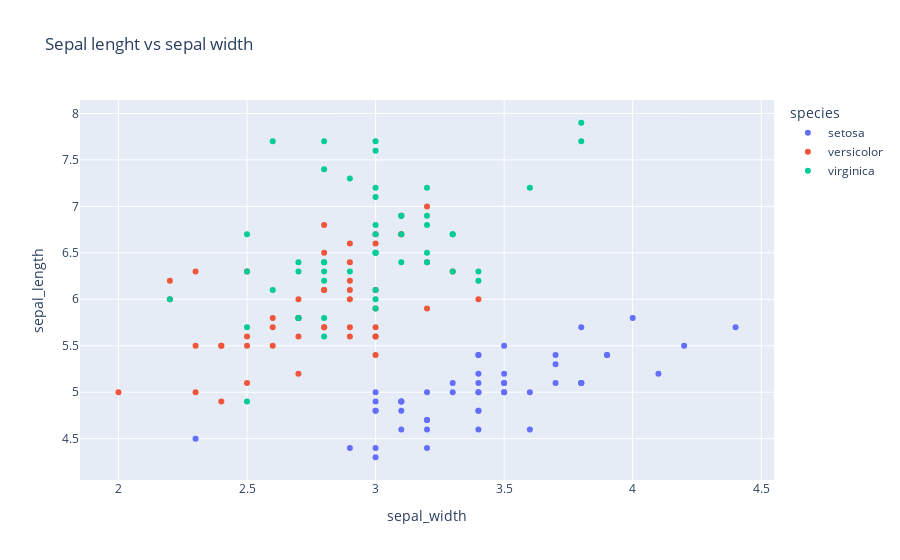

The notebook cell saved with this chart:
### Code cell
iris = px.data.iris()
fig = px.scatter(iris, x="sepal_width" , y = "sepal_length", color ="species",title="Sepal lenght vs sepal width")
fig

### Figure 1 — Plotly figure (JSON) as saved in the notebook; plotly's stock layout.template omitted (floating-point values rounded to 4 significant figures)
{"data": [{"hovertemplate": "species=setosa<br>sepal_width=%{x}<br>sepal_length=%{y}<extra></extra>", "legendgroup": "setosa", "marker": {"color": "#636efa", "symbol": "circle"}, "mode": "markers", "name": "setosa", "orientation": "v", "showlegend": true, "type": "scatter", "x": [3.5, 3, 3.2, 3.1, 3.6, 3.9, 3.4, 3.4, 2.9, 3.1, 3.7, 3.4, 3, 3, 4, 4.4, 3.9, 3.5, 3.8, 3.8, 3.4, 3.7, 3.6, 3.3, 3.4, 3, 3.4, 3.5, 3.4, 3.2, 3.1, 3.4, 4.1, 4.2, 3.1, 3.2, 3.5, 3.1, 3, 3.4, 3.5, 2.3, 3.2, 3.5, 3.8, 3, 3.8, 3.2, 3.7, 3.3], "xaxis": "x", "y": [5.1, 4.9, 4.7, 4.6, 5, 5.4, 4.6, 5, 4.4, 4.9, 5.4, 4.8, 4.8, 4.3, 5.8, 5.7, 5.4, 5.1, 5.7, 5.1, 5.4, 5.1, 4.6, 5.1, 4.8, 5, 5, 5.2, 5.2, 4.7, 4.8, 5.4, 5.2, 5.5, 4.9, 5, 5.5, 4.9, 4.4, 5.1, 5, 4.5, 4.4, 5, 5.1, 4.8, 5.1, 4.6, 5.3, 5], "yaxis": "y"}, {"hovertemplate": "species=versicolor<br>sepal_width=%{x}<br>sepal_length=%{y}<extra></extra>", "legendgroup": "versicolor", "marker": {"color": "#EF553B", "symbol": "circle"}, "mode": "markers", "name": "versicolor", "orientation": "v", "showlegend": true, "type": "scatter", "x": [3.2, 3.2, 3.1, 2.3, 2.8, 2.8, 3.3, 2.4, 2.9, 2.7, 2, 3, 2.2, 2.9, 2.9, 3.1, 3, 2.7, 2.2, 2.5, 3.2, 2.8, 2.5, 2.8, 2.9, 3, 2.8, 3, 2.9, 2.6, 2.4, 2.4, 2.7, 2.7, 3, 3.4, 3.1, 2.3, 3, 2.5, 2.6, 3, 2.6, 2.3, 2.7, 3, 2.9, 2.9, 2.5, 2.8], "xaxis": "x", "y": [7, 6.4, 6.9, 5.5, 6.5, 5.7, 6.3, 4.9, 6.6, 5.2, 5, 5.9, 6, 6.1, 5.6, 6.7, 5.6, 5.8, 6.2, 5.6, 5.9, 6.1, 6.3, 6.1, 6.4, 6.6, 6.8, 6.7, 6, 5.7, 5.5, 5.5, 5.8, 6, 5.4, 6, 6.7, 6.3, 5.6, 5.5, 5.5, 6.1, 5.8, 5, 5.6, 5.7, 5.7, 6.2, 5.1, 5.7], "yaxis": "y"}, {"hovertemplate": "species=virginica<br>sepal_width=%{x}<br>sepal_length=%{y}<extra></extra>", "legendgroup": "virginica", "marker": {"color": "#00cc96", "symbol": "circle"}, "mode": "markers", "name": "virginica", "orientation": "v", "showlegend": true, "type": "scatter", "x": [3.3, 2.7, 3, 2.9, 3, 3, 2.5, 2.9, 2.5, 3.6, 3.2, 2.7, 3, 2.5, 2.8, 3.2, 3, 3.8, 2.6, 2.2, 3.2, 2.8, 2.8, 2.7, 3.3, 3.2, 2.8, 3, 2.8, 3, 2.8, 3.8, 2.8, 2.8, 2.6, 3, 3.4, 3.1, 3, 3.1, 3.1, 3.1, 2.7, 3.2, 3.3, 3, 2.5, 3, 3.4, 3], "xaxis": "x", "y": [6.3, 5.8, 7.1, 6.3, 6.5, 7.6, 4.9, 7.3, 6.7, 7.2, 6.5, 6.4, 6.8, 5.7, 5.8, 6.4, 6.5, 7.7, 7.7, 6, 6.9, 5.6, 7.7, 6.3, 6.7, 7.2, 6.2, 6.1, 6.4, 7.2, 7.4, 7.9, 6.4, 6.3, 6.1, 7.7, 6.3, 6.4, 6, 6.9, 6.7, 6.9, 5.8, 6.8, 6.7, 6.7, 6.3, 6.5, 6.2, 5.9], "yaxis": "y"}], "layout": {"legend": {"title": {"text": "species"}, "tracegroupgap": 0}, "title": {"text": "Sepal lenght vs sepal width"}, "xaxis": {"anchor": "y", "domain": [0, 1], "title": {"text": "sepal_width"}}, "yaxis": {"anchor": "x", "domain": [0, 1], "title": {"text": "sepal_length"}}}}
